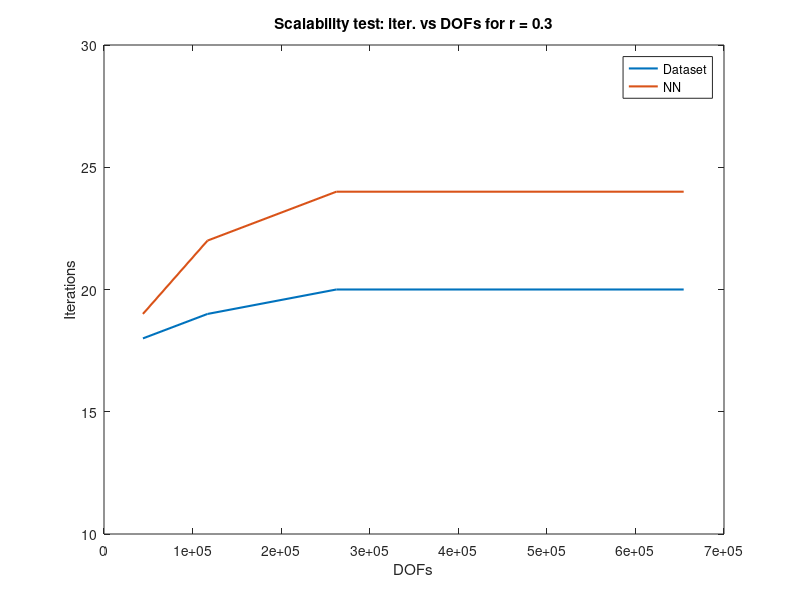
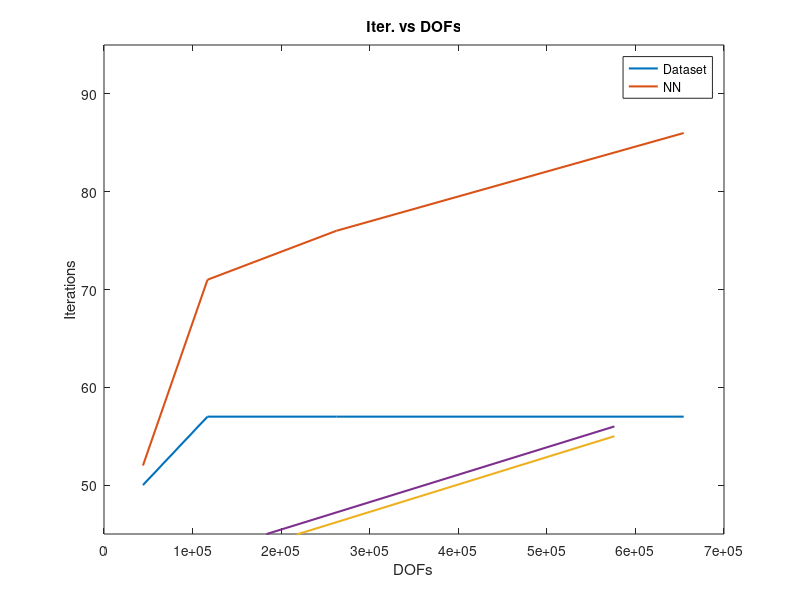

MATLAB code for these plots, in order:
%% CIRCLE
pos= [543 498 433 315]

% SCALABILITY
dof = [43968, 116864, 262296, 654480];

DS_03 = [18, 19, 20, 20];
NN_03 = [19, 22, 24, 24];

DS_08 = [50, 57, 57, 57];
NN_08 = [52, 71, 76, 86];

figure
plot(dof,DS_03,'LineWidth',1.5);
hold on
plot(dof,NN_03,'LineWidth',1.5);
legend('Dataset', 'NN');
% set(gca, 'YScale', 'log')
title('Scalability test: iter. vs DOFs for r = 0.3');
xlabel('DOFs');
ylabel('Iterations');
ylim([10,30]);


figure
plot(dof,DS_08,'LineWidth',1.5);
hold on
plot(dof,NN_08,'LineWidth',1.5);
legend('Dataset', 'NN');
% set(gca, 'YScale', 'log')
title('Scalability test: iter. vs DOFs for r = 0.8');
xlabel('DOFs');
ylabel('Iterations');
ylim([45,95]);


% GENERALIZATION
dof = [10108, 24034, 43968, 101828, 183688, 576240];
DS= [13, 18, 24, 34, 44, 55];
NN= [13, 19, 24, 34, 45, 56];

plot(dof,DS,'LineWidth',1.5);
hold on
plot(dof,NN,'LineWidth',1.5);
legend('Dataset', 'NN');
% set(gca, 'YScale', 'log')
title('Iter. vs DOFs');
xlabel('DOFs');
ylabel('Iterations');
